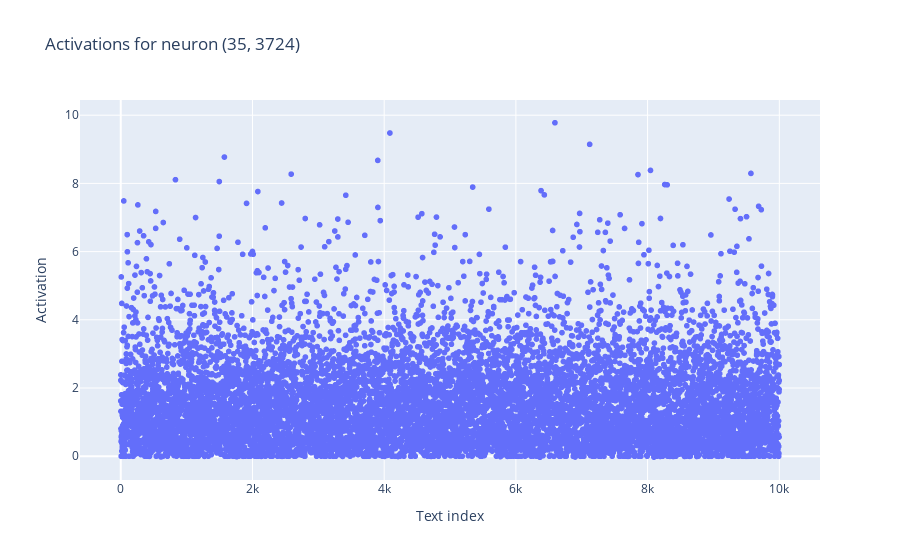

Write notebook code for a chart like this one.
### Code cell
# Scatter plot a neuron
neuron_str = "(35, 3724)"
x = neuron_max_acts_load[neuron_str]
# Scatter plot the activations
scatter(
    x=[i for i in range(len(x))],
    y=[i[0] for i in x],
    xaxis="Text index",
    yaxis="Activation",
    caxis="",
    title=f"Activations for neuron {neuron_str}",
)

### Figure 1 — Plotly figure (JSON) as saved in the notebook; plotly's stock layout.template omitted (floating-point values rounded to 4 significant figures; data arrays with more than 128 entries replaced by an {"elided": "..."} marker saying what was removed)
{"data": [{"hovertemplate": "Text index=%{x}<br>Activation=%{y}<extra></extra>", "legendgroup": "", "marker": {"color": "#636efa", "symbol": "circle"}, "mode": "markers", "name": "", "showlegend": false, "type": "scattergl", "x": {"elided": "10000 int values"}, "xaxis": "x", "y": {"elided": "10000 float values"}, "yaxis": "y"}], "layout": {"legend": {"tracegroupgap": 0}, "title": {"text": "Activations for neuron (35, 3724)"}, "xaxis": {"anchor": "y", "domain": [0, 1], "title": {"text": "Text index"}}, "yaxis": {"anchor": "x", "domain": [0, 1], "title": {"text": "Activation"}}}}
